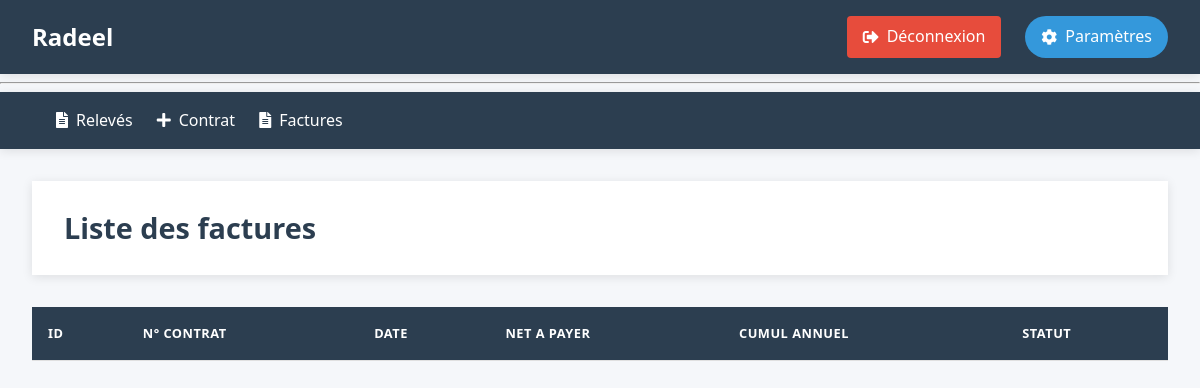
Before: /facture/ (signed in) with the older database file.
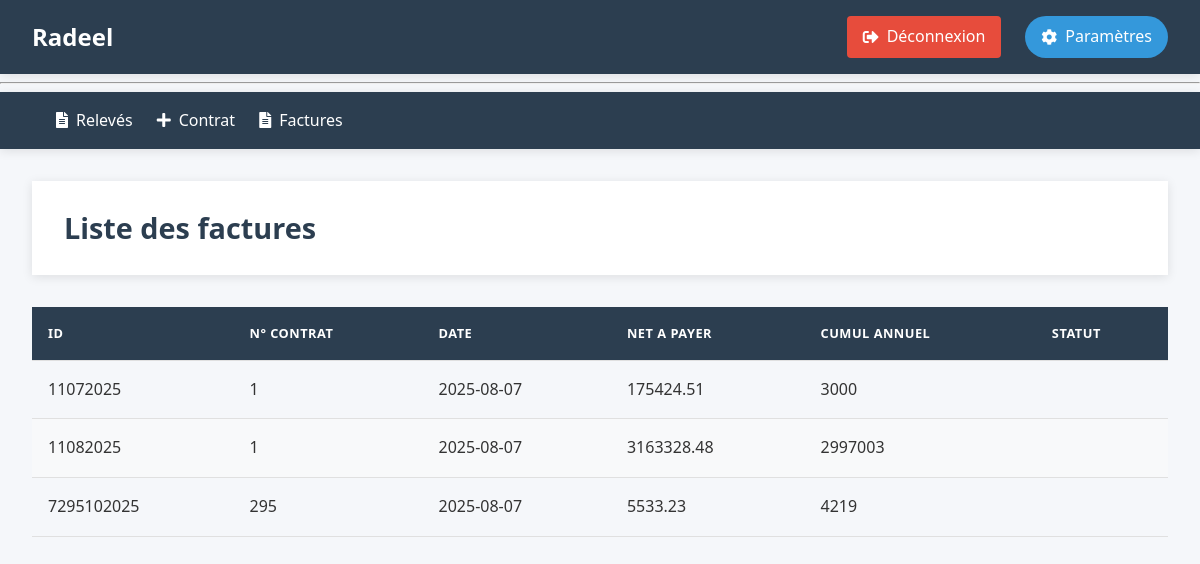
After: the same page with the newer database file.
### tables this page shows
CREATE TABLE factures (
    id TEXT PRIMARY KEY NOT NULL,
    Nr_contrat INTEGER NOT NULL,
    date_ DATE NOT NULL DEFAULT CURRENT_DATE,
    Net_apayer Real ,
    cumul_EA_Annuel Integer CHECK(cumul_EA_Annuel >= 0),
    FOREIGN KEY (Nr_contrat) REFERENCES contrats(Nr_contrat) ON DELETE CASCADE,
    FOREIGN KEY (id) REFERENCES releves(id) ON DELETE RESTRICT
);

### radeel/facture.py (the view)
@bf.route('/')
def index():
    db = get_db()
    factures = db.execute(
        'SELECT * FROM factures ORDER BY date_ DESC'
    ).fetchall()
    return render_template('factures/index.html', factures= factures )

### radeel/auth.py (called while the page is built)
@bp.before_app_request
def load_logged_in_user():
    user_id = session.get('user_id')
    if user_id is None:
        g.user = None
    else:
        g.user = get_db().execute(
            'SELECT * FROM user WHERE id = ?', (user_id,)
        ).fetchone()

def login_required(view):
    @functools.wraps(view)
    def wrapped_view(**kwargs):
        if not session.get('authenticated'):
            return redirect(url_for('auth.login'))
        return view(**kwargs)
    return wrapped_view

### radeel/db.py (called while the page is built)
def get_db():
    if 'db' not in g:
        g.db = sqlite3.connect(
            current_app.config['DATABASE'],
            detect_types=sqlite3.PARSE_DECLTYPES
        )
        g.db.execute("PRAGMA foreign_keys = ON;")
        g.db.row_factory = sqlite3.Row
    return g.db

### radeel/facture.py (called while the page is built)
@bf.before_request
@login_required
def before_request():
    pass

### radeel/templates/factures/index.html
{% extends "base.html" %}
{% block header %}
  <h1>Liste des factures</h1>
{% endblock %}
{% block content %}
  <table class="table">
    <thead>
      <tr>
        <th>Id</th>
        <th>N° Contrat</th>
        <th>Date</th>
        <th>Net a payer</th>
        <th>Cumul annuel</th>
        <th>statut</th>
      </tr>
    </thead>
    <tbody>
      {% for facture in factures %}
        <tr>
          <td>{{ facture.Id }}</td>
          <td>{{ facture.Nr_contrat }}</td>
          <td>{{ facture.date_ }}</td>
          <td>{{ facture.Net_apayer }}</td>
          <td>{{ facture.cumul_EA_Annuel }}</td>
          <td>{{facture.statut}}</td>
        </tr>
      {% endfor %}
    </tbody>
  </table>
{% endblock %}

Changed rows visible on the page:
added factures: Id "11072025", Nr_contrat "1", date_ "2025-08-07", Net_apayer "175424.51", cumul_EA_Annuel "3000"
added factures: Id "11082025", Nr_contrat "1", date_ "2025-08-07", Net_apayer "3163328.48", cumul_EA_Annuel "2997003"
added factures: Id "7295102025", Nr_contrat "295", date_ "2025-08-07", Net_apayer "5533.23", cumul_EA_Annuel "4219"
